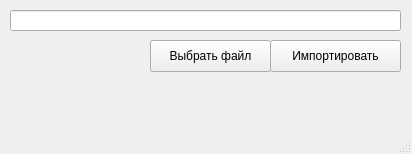
<?xml version="1.0" encoding="UTF-8"?>
<ui version="4.0">
 <class>MainWindow</class>
 <widget class="QMainWindow" name="MainWindow">
  <property name="geometry">
   <rect>
    <x>0</x>
    <y>0</y>
    <width>412</width>
    <height>154</height>
   </rect>
  </property>
  <property name="windowTitle">
   <string>MainWindow</string>
  </property>
  <widget class="QWidget" name="centralwidget">
   <widget class="QPushButton" name="importModel">
    <property name="geometry">
     <rect>
      <x>270</x>
      <y>40</y>
      <width>131</width>
      <height>32</height>
     </rect>
    </property>
    <property name="text">
     <string>Импортировать</string>
    </property>
   </widget>
   <widget class="QPushButton" name="selectModel">
    <property name="geometry">
     <rect>
      <x>150</x>
      <y>40</y>
      <width>121</width>
      <height>32</height>
     </rect>
    </property>
    <property name="text">
     <string>Выбрать файл</string>
    </property>
   </widget>
   <widget class="QLineEdit" name="lineEdit">
    <property name="geometry">
     <rect>
      <x>10</x>
      <y>10</y>
      <width>391</width>
      <height>21</height>
     </rect>
    </property>
   </widget>
  </widget>
  <widget class="QMenuBar" name="menubar">
   <property name="geometry">
    <rect>
     <x>0</x>
     <y>0</y>
     <width>412</width>
     <height>22</height>
    </rect>
   </property>
  </widget>
  <widget class="QStatusBar" name="statusbar"/>
 </widget>
 <resources/>
 <connections/>
</ui>
